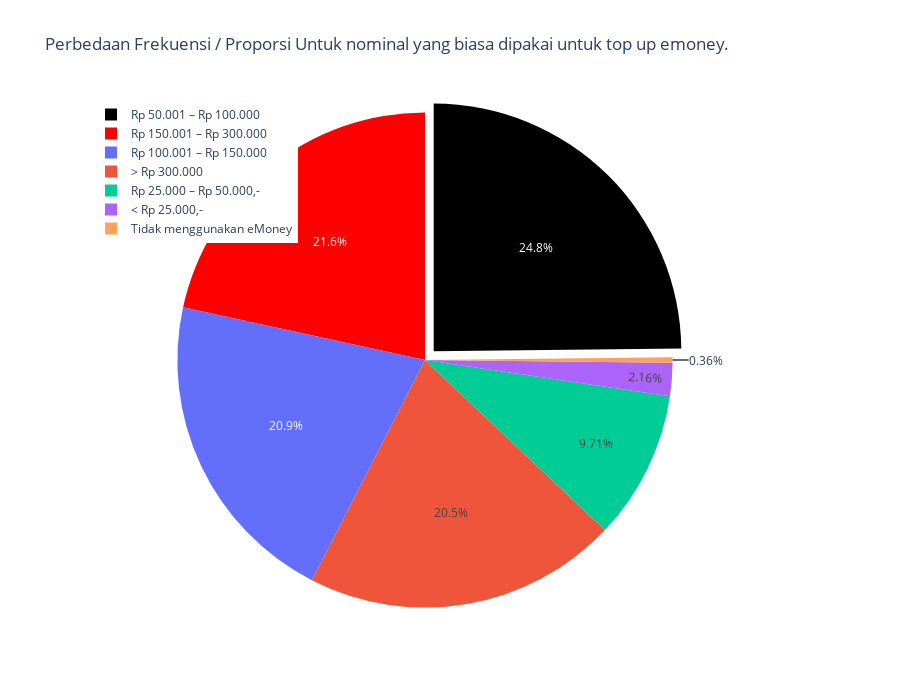

Here is the notebook cell this chart was saved with:
### Code cell
# Soal 21. 
# Buat bar chart / pie chart/ donut chart yang menunjukkan perbedaan frekuensi / proporsi untuk nominal yang biasa dipakai untuk top up emoney.

col = "39. Berapa biasanya nominal Anda melakukan top up/ isi ulang?"
grouped = df[col].value_counts().reset_index()
grouped = grouped.rename(columns = {col : "count", "index" : col})

## plot
trace = go.Pie(labels=grouped[col], values=grouped['count'], pull=[0.05, 0], marker=dict(colors=["black", "red"]))
layout = go.Layout(title="Perbedaan Frekuensi / Proporsi Untuk nominal yang biasa dipakai untuk top up emoney.", height=700, legend=dict(x=0, y=1))
fig = go.Figure(data = [trace], layout = layout)
iplot(fig)

### Figure 1 — Plotly figure (JSON) as saved in the notebook; plotly's stock layout.template omitted (floating-point values rounded to 4 significant figures)
{"data": [{"labels": ["Rp 50.001 – Rp 100.000", "Rp 150.001 – Rp 300.000", "Rp 100.001 – Rp 150.000", "> Rp 300.000", "Rp 25.000 – Rp 50.000,-", "< Rp 25.000,-", "Tidak menggunakan eMoney"], "marker": {"colors": ["black", "red"]}, "pull": [0.05, 0], "type": "pie", "values": [69, 60, 58, 57, 27, 6, 1]}], "layout": {"height": 700, "legend": {"x": 0, "y": 1}, "title": {"text": "Perbedaan Frekuensi / Proporsi Untuk nominal yang biasa dipakai untuk top up emoney."}}}
